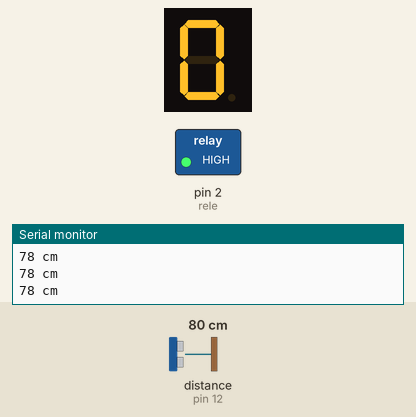
Simulated run of this sketch. Board: Arduino Uno, built with avr-gcc and run on an emulated ATmega328P. On the bench: 1-digit seven-segment display, switched loads named in the sketch (green lamp = pin HIGH), the last lines printed to the serial monitor. Wiring (inferred from the names in the program): ultrasonic range finder: trigger pin 11; echo pin 12; 1-digit 7-segment display, segments lit when HIGH: segments pin 6, pin 7, pin 3, pin 5, pin 4, pin 8, pin 9. Inputs (shaded band) come from the test bench; at power-on: distance to the obstacle (sensor on pin 12) 80 cm. The echo pulse lasts 58.3 µs per cm; the segment pins are drawn as the display they are named for; pins used as bus, display or sensor lines are not drawn.

Above: at 1.2 s.
1.3 s: distance to the obstacle (sensor on pin 12) set to 2 cm
At 1.86 s:
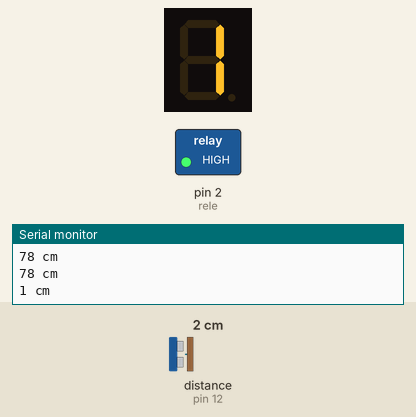
3.5 s: distance to the obstacle (sensor on pin 12) set to 19 cm
5.4 s: distance to the obstacle (sensor on pin 12) set to 23 cm
At 5.4 s:
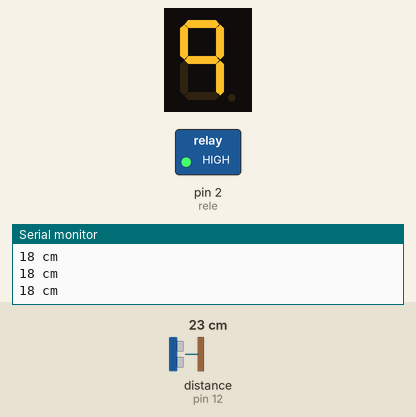
Timing chart, 0 to 8.4 s (numbered marks = the images above; inputs shaded):
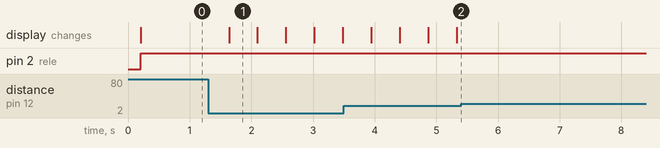

The sketch:

Fimrware.ino
```cpp
/*
Fundacion Kinal
Centro educativo tecnico laboral Kinal
Perito en electronica
Quinto perito
Seccion: A
Curso: Taller de electronica digital y reparacion de computadoras I
Alumno: Carlos Argueta Serech
Carne: 2022335
Proyecto: Practica 4 / Diseño de Firmware
*/

#define rele 2 //activador de rele
#define c 3
#define e 4
#define d 5
#define b 7
#define a 6
#define f 8
#define g 9

const int trigPin = 11;
const int echoPin = 12;
const int cantidad = 20;
int suma=0;
int V = 260; // variable para delay

long duration;
int distance;

void setup() {
  pinMode(trigPin, OUTPUT);
  pinMode(echoPin, INPUT);
  Serial.begin(9600);
  pinMode(rele, OUTPUT);
  pinMode(c, OUTPUT);
  pinMode(e, OUTPUT);
  pinMode(f, OUTPUT);
  pinMode(g, OUTPUT);
  pinMode(a, OUTPUT);
  pinMode(b, OUTPUT);
  pinMode(d, OUTPUT);


}

  void loop() { //medir
  digitalWrite(trigPin, LOW);
  delayMicroseconds(2);

  digitalWrite(trigPin, HIGH);
  delayMicroseconds(10);
  digitalWrite(trigPin, LOW);

  duration = pulseIn(echoPin, HIGH);

  distance= duration*0.034/2;

  Serial.print(String(distance));
  Serial.println(" cm");

    delay(100); //suma para el contador, sube dependiendo del sensor

     if (distance <= cantidad && distance > 0) {

     suma++;
     }
     if(suma>=1000) suma=0;
     delay(100);


    switch(suma){
      case 0: //numero 0
      digitalWrite(rele, HIGH),
      digitalWrite(a, HIGH);
      digitalWrite(b, HIGH);
      digitalWrite(c, HIGH);
      digitalWrite(d, HIGH);
      digitalWrite(e, HIGH);
      digitalWrite(f, HIGH);
      digitalWrite(g, LOW);
      break;


     case 1: //numero 1
      digitalWrite(rele, HIGH);
      digitalWrite(a, LOW);
      digitalWrite(b, HIGH);
      digitalWrite(c, HIGH);
      digitalWrite(d, LOW);
      digitalWrite(e, LOW);
      digitalWrite(f, LOW);
      digitalWrite(g, LOW);
      delay(V);

      break;

      case 2: //numero 2
      digitalWrite(rele, HIGH);
      digitalWrite(a, HIGH);
      digitalWrite(b, HIGH);
      digitalWrite(c, LOW);
      digitalWrite(d, HIGH);
      digitalWrite(e, HIGH);
      digitalWrite(f, LOW);
      digitalWrite(g, HIGH);
      delay(V);

      break;

      case 3: //numero 3
      digitalWrite(rele, HIGH);
      digitalWrite(a, HIGH);
      digitalWrite(b, HIGH);
      digitalWrite(c, HIGH);
      digitalWrite(d, HIGH);
      digitalWrite(e, LOW);
      digitalWrite(f, LOW);
      digitalWrite(g, HIGH);
      delay(V);

      break;

      case 4: //numero 4
      digitalWrite(rele, HIGH);
      digitalWrite(a, LOW);
      digitalWrite(b, HIGH);
      digitalWrite(c, HIGH);
      digitalWrite(d, LOW);
      digitalWrite(e, LOW);
      digitalWrite(f, HIGH);
      digitalWrite(g, HIGH);
      delay(V);
      break;

      case 5: //numero 5
      digitalWrite(rele, HIGH);
      digitalWrite(a, HIGH);
      digitalWrite(b, LOW);
      digitalWrite(c, HIGH);
      digitalWrite(d, HIGH);
      digitalWrite(e, LOW);
      digitalWrite(f, HIGH);
      digitalWrite(g, HIGH);
      delay(V);
      break;

      case 6: //numero 6
      digitalWrite(rele, HIGH);
      digitalWrite(a, HIGH);
      digitalWrite(b, LOW);
      digitalWrite(c, HIGH);
      digitalWrite(d, HIGH);
      digitalWrite(e, HIGH);
      digitalWrite(f, HIGH);
      digitalWrite(g, HIGH);
      delay(V);
      break;

      case 7: //numero 7
      digitalWrite(rele, HIGH);
      digitalWrite(a, HIGH);
      digitalWrite(b, HIGH);
      digitalWrite(c, HIGH);
      digitalWrite(d, LOW);
      digitalWrite(e, LOW);
      digitalWrite(f, LOW);
      digitalWrite(g, LOW);
      delay(V);
      break;


      case 8: //numero 8
      digitalWrite(rele, HIGH);
      digitalWrite(a, HIGH);
      digitalWrite(b, HIGH);
      digitalWrite(c, HIGH);
      digitalWrite(d, HIGH);
      digitalWrite(e, HIGH);
      digitalWrite(f, HIGH);
      digitalWrite(g, HIGH);
      delay(V);
      break;

      case 9: //numero 9
      digitalWrite(rele, HIGH);
      digitalWrite(a, HIGH);
      digitalWrite(b, HIGH);
      digitalWrite(c, HIGH);
      digitalWrite(d, LOW);
      digitalWrite(e, LOW);
      digitalWrite(f, HIGH);
      digitalWrite(g, HIGH);
      delay(V);
      break;

      case 10: //numero 10 no aparece en el display, sirve para activar el foco
      digitalWrite(rele, LOW);
      digitalWrite(a, HIGH);
      digitalWrite(b, HIGH);
      digitalWrite(c, HIGH);
      digitalWrite(d, LOW);
      digitalWrite(e, LOW);
      digitalWrite(f, HIGH);
      digitalWrite(g, HIGH);
      break;

      delay(V);

}
}
```

Measured:
- after the input at 1.3 s, the display: changes after 0.34 s (image 1)
- after the input at 5.4 s, pin 2 (rele): stays HIGH (without the input it goes to LOW after 0.39 s)
- what the display in image 1 shows lasts 0.5 s, from 1.6 s to 2.1 s
